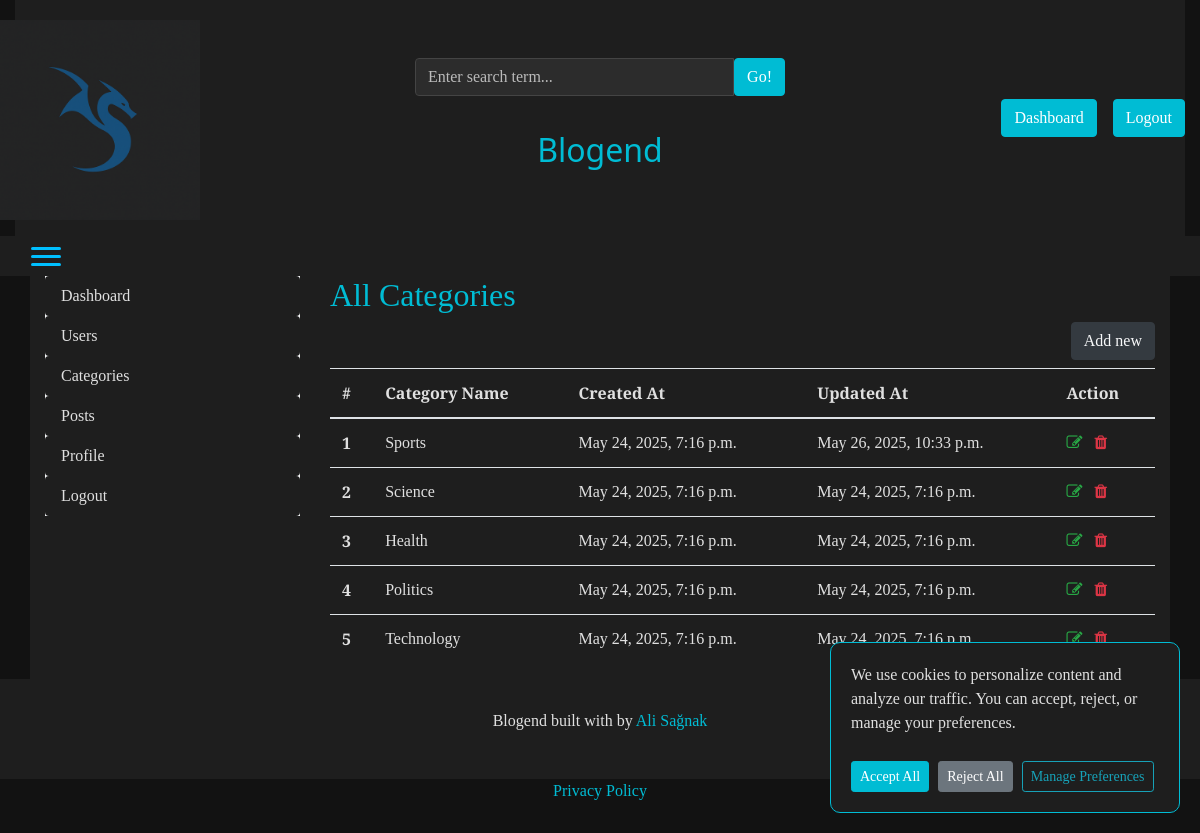
Screenshot of /dashboard/categories/ (signed in) with the database file from the repository.
### blogs/models.py (models this page shows)
class Category(models.Model):
    category_name = models.CharField(max_length=50, unique=True)
    created_at= models.DateTimeField(auto_now_add=True)
    updated_at= models.DateTimeField(auto_now=True)
    class Meta:
        verbose_name_plural="categories"
    def __str__(self):
        return self.category_name

### dashboards/views.py (the view)
# urls.py: path("categories/", views.categories, name="categories"),
def categories(request):
    if not request.user.is_authenticated or not (request.user.is_staff or request.user.is_superuser):
        return redirect('/')
    categories = Category.objects.all()
    context = {
        "categories": categories
    }
    return render(request, "dashboard/categories.html", context)

### blogs/context_processors.py (called while the page is built)
def get_categories(request):
    categories=Category.objects.all()
    return dict(categories=categories)

def get_social_links(request):
    social_links=SocialLink.objects.all()
    return dict(social_links=social_links)

### templates/dashboard/categories.html (shortened to what this page needs)
{% extends "base.html" %}
{% block content %}
<div class="row">
    {% include "dashboard/sidebar.html" %}
     <div class="col-md-9">
        <h2>All Categories</h2>
        <a href="{% url  "add_category" %}" class=" btn btn-dark text-light float-right mb-2">Add new</a>
        <table class="table table-hover">
  <thead>
    <tr>
      <th >#</th>
      <th >Category Name</th>
      <th >Created At</th>
      <th >Updated At</th>
      <th>Action</th>
    </tr>
  </thead>
  <tbody>
  {% for cat in categories %}
    <tr>
      <th>{{ forloop.counter }}</th>
      <td>{{ cat }}</td>
      <td>{{ cat.created_at }}</td>
      <td>{{ cat.updated_at }}</td>
      <td>
         <a href="{% url "edit_category" cat.id %}"><i class="fa fa-edit text-success"></i></a>
         {% if perms.blog.delete_category %}
         <a href="{% url "delete_category" cat.id %}"><i class="fa fa-trash text-danger"></i></a>
      </td>
       {% endif %}
    </tr>
  {% endfor %}
  </tbody>
</table>
     </div>
</div>
{% endblock %}

### blog_main/static/css/blog.css (style rules this page uses)
body { background-color: #121212 !important; color: #e0e0e0 !important; font-family: "Playfair Display", Georgia, "Times New Roman", serif; }
.blog-header-logo:hover, h1, h2, h3, h4, h5, h6, a, .btn-warning, .btn-primary, .pagination .btn-warning, .pagination .btn-primary { color: #00bcd4 !important; }

### rows the page displays
Category: category_name "Sports", created_at "May 24, 2025, 7:16 p.m.", updated_at "May 26, 2025, 10:33 p.m."
Category: category_name "Science", created_at "May 24, 2025, 7:16 p.m.", updated_at "May 24, 2025, 7:16 p.m."
Category: category_name "Health", created_at "May 24, 2025, 7:16 p.m.", updated_at "May 24, 2025, 7:16 p.m."
Category: category_name "Politics", created_at "May 24, 2025, 7:16 p.m.", updated_at "May 24, 2025, 7:16 p.m."
Category: category_name "Technology", created_at "May 24, 2025, 7:16 p.m.", updated_at "May 24, 2025, 7:16 p.m."
